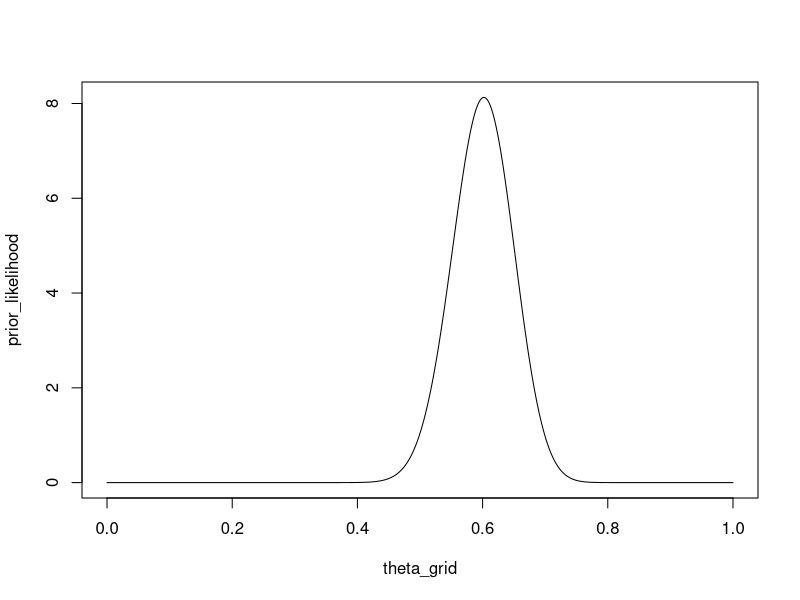
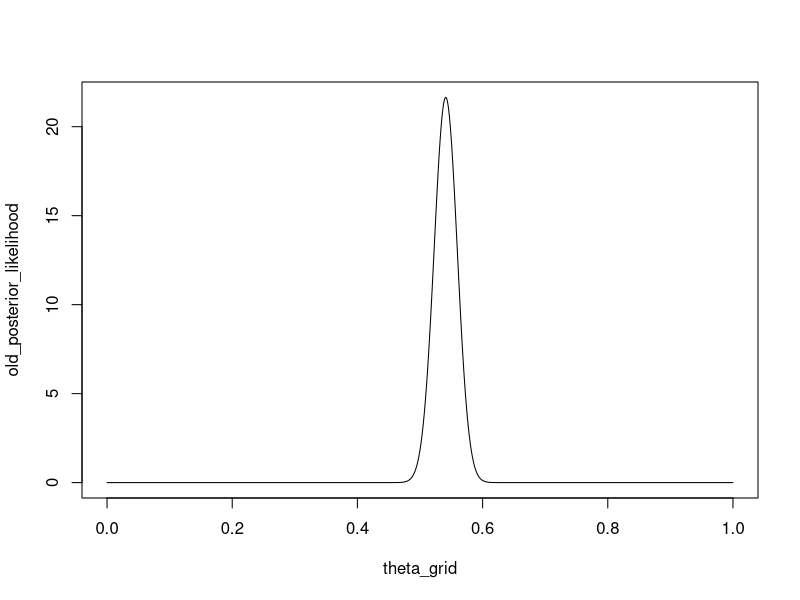
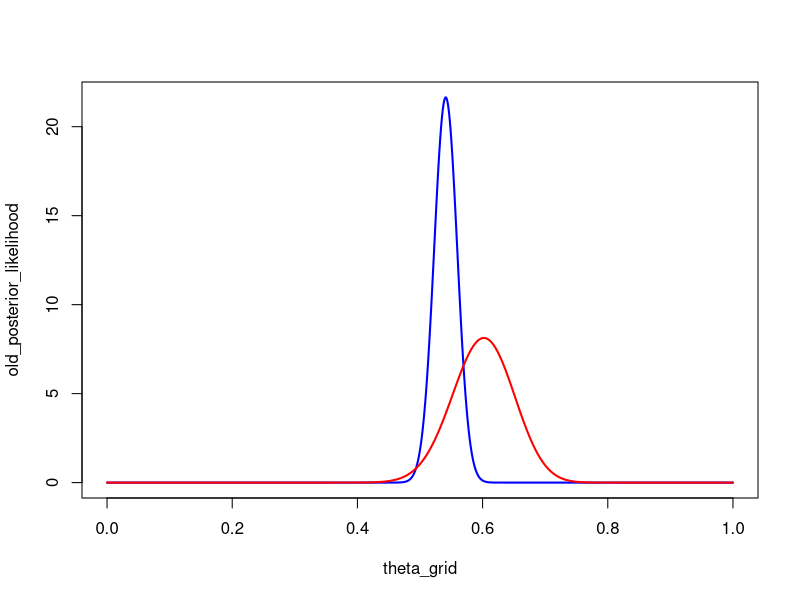
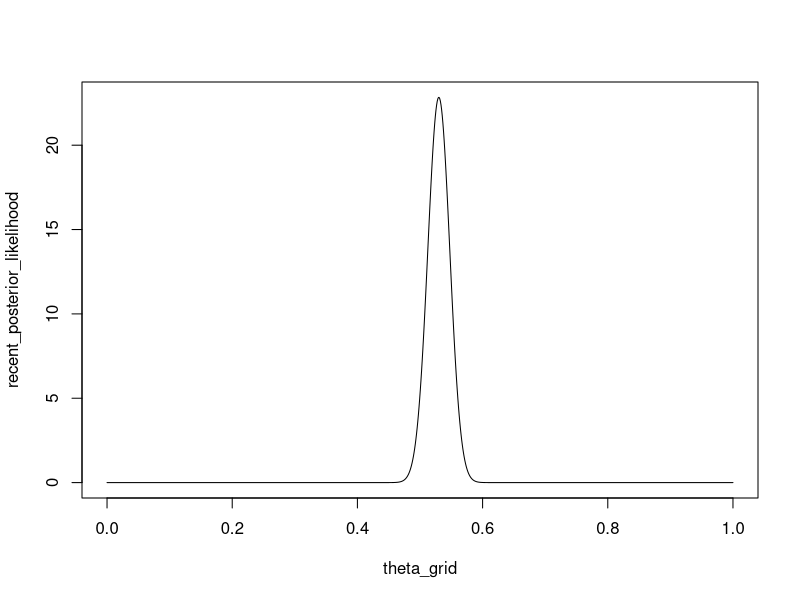
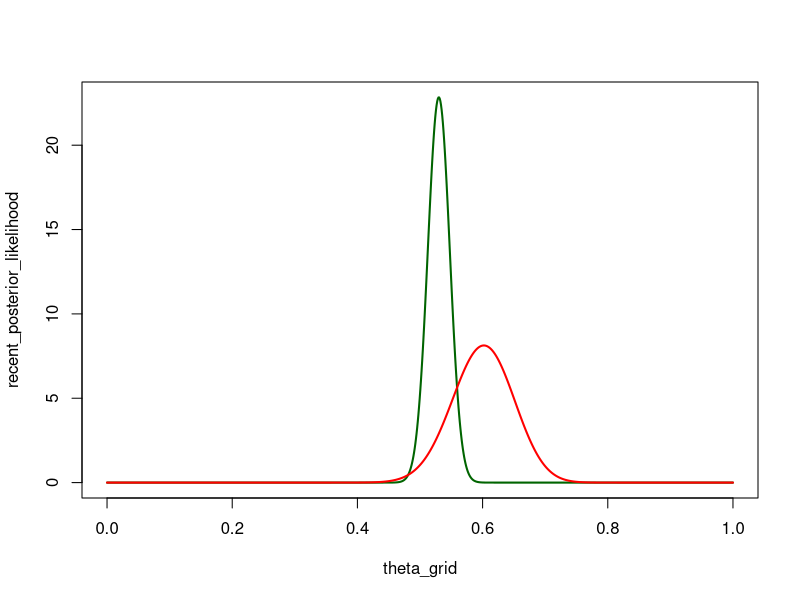
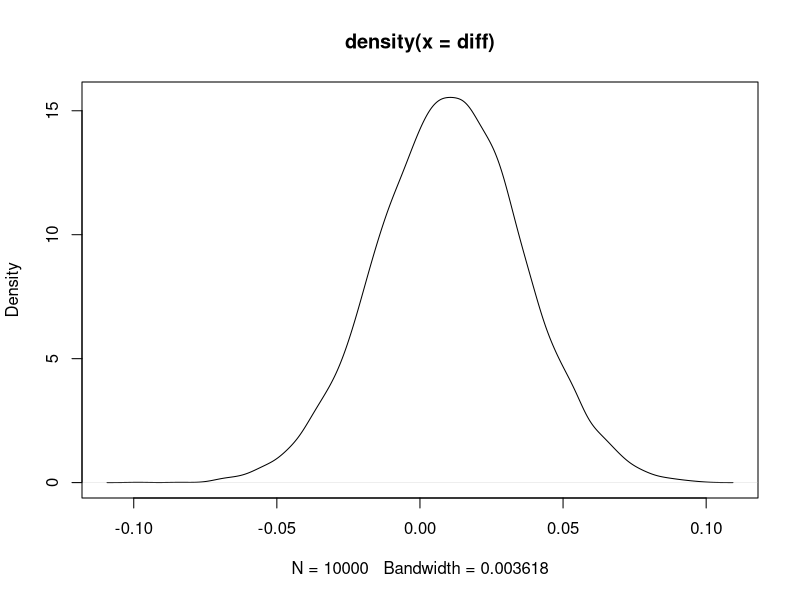
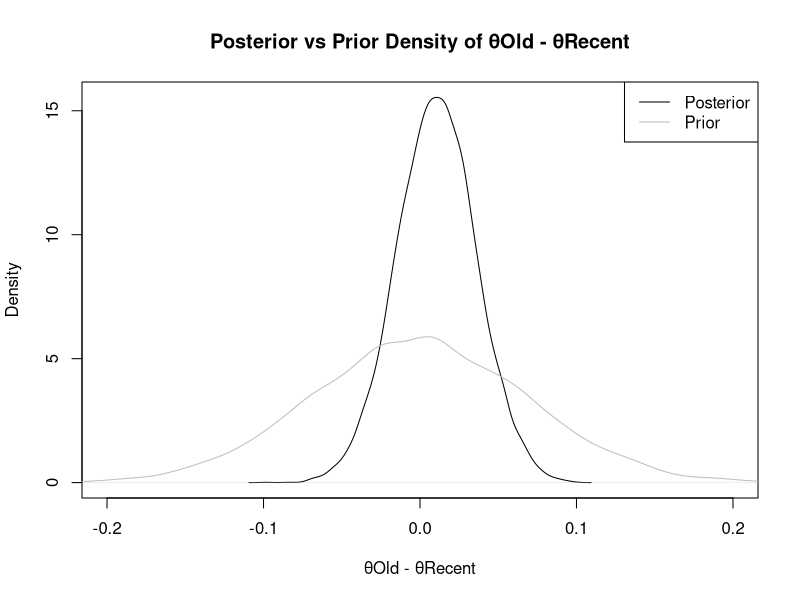

Generate these figures, in order, with R:
library(tidyverse)
library(ggplot2)
library(lubridate)
library(scales)
library(dplyr)
library(lubridate)

data <- read.csv('games_cleaned.csv')
data$winning_conference <- as.factor(data$winning_conference)
data <- data |>
  mutate(game_date = ymd_hms(game_date),
         year = year(game_date))

# Bayesian Inference

# Data for the years 2020 & 2021
old <- data |>
  filter(year == 2020 | year == 2021)

# Data for the years 2022 & 2023
recent <- data |>
  filter(year == 2022 | year == 2023)

# Prior ----------------------------------------------------------

# Prior Belief -- Medium Strength
# West Wins 60% of the games between conferences
a <- 60
b <- 40

# Prior Plot
theta_grid <- seq(0, 1, length.out = 1000)
prior_likelihood <- dbeta(theta_grid, a, b)
plot(theta_grid, prior_likelihood, type = "l")


# Old Analysis ------------------------------------------------------------

old$wins <- ifelse(old$winning_conference == "W", 1, 0)
old_y <- sum(old$wins)
old_n <- length(old$wins)

# Old Posterior Distribution Plot
old_a_star <- a + old_y
old_b_star <- b + old_n - old_y
theta_grid <- seq(0, 1, length.out = 1000)
old_posterior_likelihood <- dbeta(theta_grid, old_a_star, old_b_star)
plot(theta_grid, old_posterior_likelihood, type = "l")

# Plotting Prior vs Old Posterior
theta_grid <- seq(0,1, length.out = 1000)
plot(theta_grid, old_posterior_likelihood, type = 'l', lwd = 2, col = 'blue')
lines(theta_grid, prior_likelihood, type = 'l', lwd = 2, col = 'red')

# Learning More From Our Posterior
old_post_mean <- old_a_star/(old_a_star + old_b_star) 
qbeta(c(0.025, 0.975), old_a_star, old_b_star)


# Recent Analysis ---------------------------------------------------------

recent$wins <- ifelse(recent$winning_conference == "E", 1, 0)
recent_y <- sum(recent$wins)
recent_n <- length(recent$wins)

# Recent Posterior Distribution Plot
recent_a_star <- a + recent_y
recent_b_star <- b + recent_n - recent_y
theta_grid <- seq(0, 1, length.out = 1000)
recent_posterior_likelihood <- dbeta(theta_grid, recent_a_star, recent_b_star)
plot(theta_grid, recent_posterior_likelihood, type = "l")

# Plotting Prior vs Old Posterior
theta_grid <- seq(0,1, length.out = 1000)
plot(theta_grid, recent_posterior_likelihood, type = 'l', lwd = 2, col = 'darkgreen')
lines(theta_grid, prior_likelihood, type = 'l', lwd = 2, col = 'red')

# Learning More From Our Posterior
recent_post_mean <- recent_a_star/(recent_a_star + recent_b_star) 
qbeta(c(0.025, 0.975), recent_a_star, recent_b_star)

# Old vs Recent Analysis --------------------------------------------------

theta_old <- rbeta(10000, a + old_y, b + old_n - old_y)
theta_recent <- rbeta(10000, a + recent_y, b + recent_n - recent_y)
diff <- theta_old - theta_recent
mean(diff > 0)
plot(density(diff))
quantile(diff, c(0.025, 0.975))

theta_old_prior <- rbeta(10000, a, b)
theta_recent_prior <- rbeta(10000, a, b)
likelihood <- density(theta_old_prior - theta_recent_prior)
new_likelihood <- density(diff)

plot(new_likelihood, col = "black", main = "Posterior vs Prior Density of θOld - θRecent",
     xlab = "θOld - θRecent", ylab = "Density", xlim = c(-.2, .2))

lines(likelihood, col = "gray")

legend("topright",c("Posterior", "Prior"), col = c("black", "gray"),
       lty = c(1, 1))
